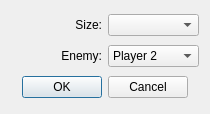
<?xml version="1.0" encoding="UTF-8"?>
<ui version="4.0">
 <class>NewGameMenu</class>
 <widget class="QWidget" name="NewGameMenu">
  <property name="geometry">
   <rect>
    <x>0</x>
    <y>0</y>
    <width>210</width>
    <height>114</height>
   </rect>
  </property>
  <property name="windowTitle">
   <string>New Game</string>
  </property>
  <layout class="QGridLayout" name="gridLayout">
   <item row="0" column="0">
    <widget class="QLabel" name="label">
     <property name="text">
      <string>Size:</string>
     </property>
     <property name="alignment">
      <set>Qt::AlignRight|Qt::AlignTrailing|Qt::AlignVCenter</set>
     </property>
     <property name="buddy">
      <cstring>comboBox</cstring>
     </property>
    </widget>
   </item>
   <item row="0" column="1">
    <widget class="QComboBox" name="comboBox">
    </widget>
   </item>
   <item row="1" column="0">
    <widget class="QLabel" name="label_2">
     <property name="text">
      <string>Enemy:</string>
     </property>
     <property name="alignment">
      <set>Qt::AlignRight|Qt::AlignTrailing|Qt::AlignVCenter</set>
     </property>
     <property name="buddy">
      <cstring>comboBox_2</cstring>
     </property>
    </widget>
   </item>
   <item row="1" column="1">
    <widget class="QComboBox" name="comboBox_2">
     <item>
      <property name="text">
       <string>Player 2</string>
      </property>
     </item>
     <item>
      <property name="text">
       <string>AI 1</string>
      </property>
     </item>
     <item>
      <property name="text">
       <string>AI 2</string>
      </property>
     </item>
    </widget>
   </item>
   <item row="2" column="0" colspan="2">
    <widget class="QDialogButtonBox" name="buttonBox">
     <property name="standardButtons">
      <set>QDialogButtonBox::Cancel|QDialogButtonBox::Ok</set>
     </property>
     <property name="centerButtons">
      <bool>true</bool>
     </property>
    </widget>
   </item>
  </layout>
 </widget>
 <resources/>
 <connections/>
</ui>
